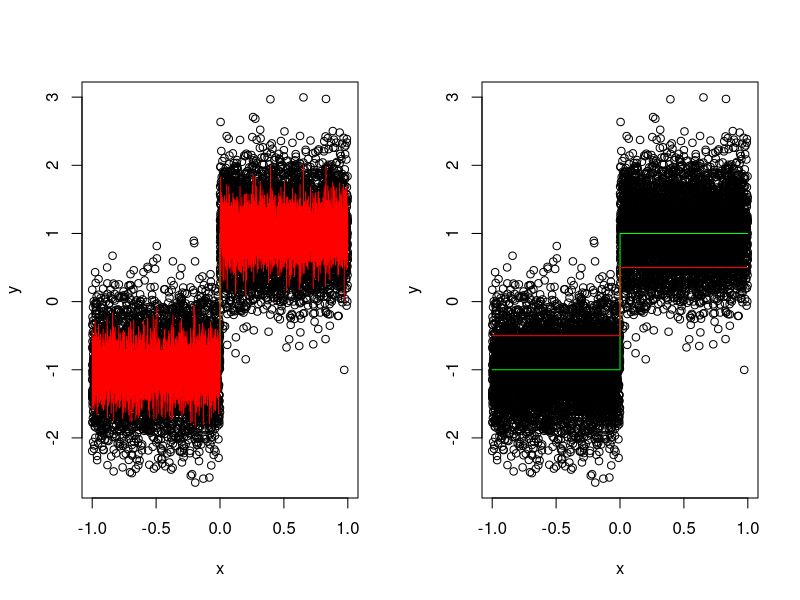

This figure's R source:


### empirically show that f_hat and e may not be uncorrelated.

### this is an empirical demonstation and is not a substitute for a mathematical proof

options(stringsAsFactors=FALSE, width=350)


N <- 10000

x <- sort(runif(N, -1, 1))


f.true <- sign(x)

errs <- rnorm(N, 0, 1/2)

y <- f.true + errs


par(mfrow=c(1,2))

################# f_hat is a function of the errors
plot(x, y)

f.hat <- f.true + 0.5 * errs ###

points(x, f.true, col="#00FF00", type="l")
points(x, f.hat, col="#FF0000", type="l")


cor(f.true, errs)
cor(f.hat, errs)


mean( (y - f.hat)^2 )
mean( (f.true - f.hat)^2 ) + var(errs)



################# f_hat is a function of the errors
plot(x, y)

f.hat <- 0.5 * f.true ###

points(x, f.true, col="#00FF00", type="l")
points(x, f.hat, col="#FF0000", type="l")


cor(f.true, errs)
cor(f.hat, errs)


mean( (y - f.hat)^2 )
mean( (f.true - f.hat)^2 ) + var(errs)



